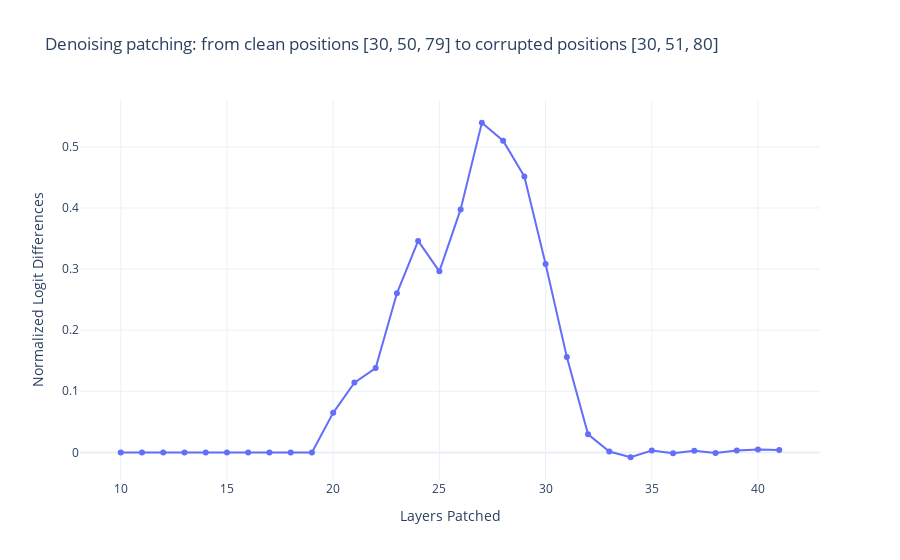

The notebook cell this image was saved under:
### Markdown cell above
## Result

### Code cell
import plotly.graph_objs as go

# Prepare the plot
fig = go.Figure()

# Add line plot for the mean normalized logit differences
fig.add_trace(go.Scatter(
    x=layers_to_patch,
    y=normalized_logit_difs.cpu().numpy(),
    mode='lines+markers',
    name='Normalized Logit Difs'
))

clean_token_pos_no_control_seq = [pos - CONTROL_SEQ_LEN for pos in clean_token_pos]
corrupted_token_pos_no_control_seq = [pos - CONTROL_SEQ_LEN for pos in corrupted_token_pos]

# Title with dynamically included token positions
title_text = f"Denoising patching: from clean positions {clean_token_pos_no_control_seq} to corrupted positions {corrupted_token_pos_no_control_seq}"
fig.update_layout(
    title=title_text,
    xaxis_title="Layers Patched",
    yaxis_title="Normalized Logit Differences",
    template="plotly_white"
)

# Show plot
fig.show()

### Figure 1 — Plotly figure (JSON) as saved in the notebook; plotly's stock layout.template omitted (floating-point values rounded to 4 significant figures)
{"data": [{"mode": "lines+markers", "name": "Normalized Logit Difs", "type": "scatter", "x": [10, 11, 12, 13, 14, 15, 16, 17, 18, 19, 20, 21, 22, 23, 24, 25, 26, 27, 28, 29, 30, 31, 32, 33, 34, 35, 36, 37, 38, 39, 40, 41], "y": [0, 0, 0, 0, 0, 0, 0, 0, 0, 0, 0.06478, 0.1142, 0.1381, 0.2604, 0.3461, 0.2963, 0.3977, 0.5395, 0.5102, 0.4516, 0.3082, 0.1562, 0.02959, 0.001443, -0.007936, 0.002991, -0.001336, 0.002584, -0.0009415, 0.002994, 0.004645, 0.004091, 0.002797, 0.0005829, 0.00371, 0.004255, 0.0006307, 0.00388, -0.001118, -0.0002506, -0.0008564, 0]}], "layout": {"title": {"text": "Denoising patching: from clean positions [30, 50, 79] to corrupted positions [30, 51, 80]"}, "xaxis": {"title": {"text": "Layers Patched"}}, "yaxis": {"title": {"text": "Normalized Logit Differences"}}}}
